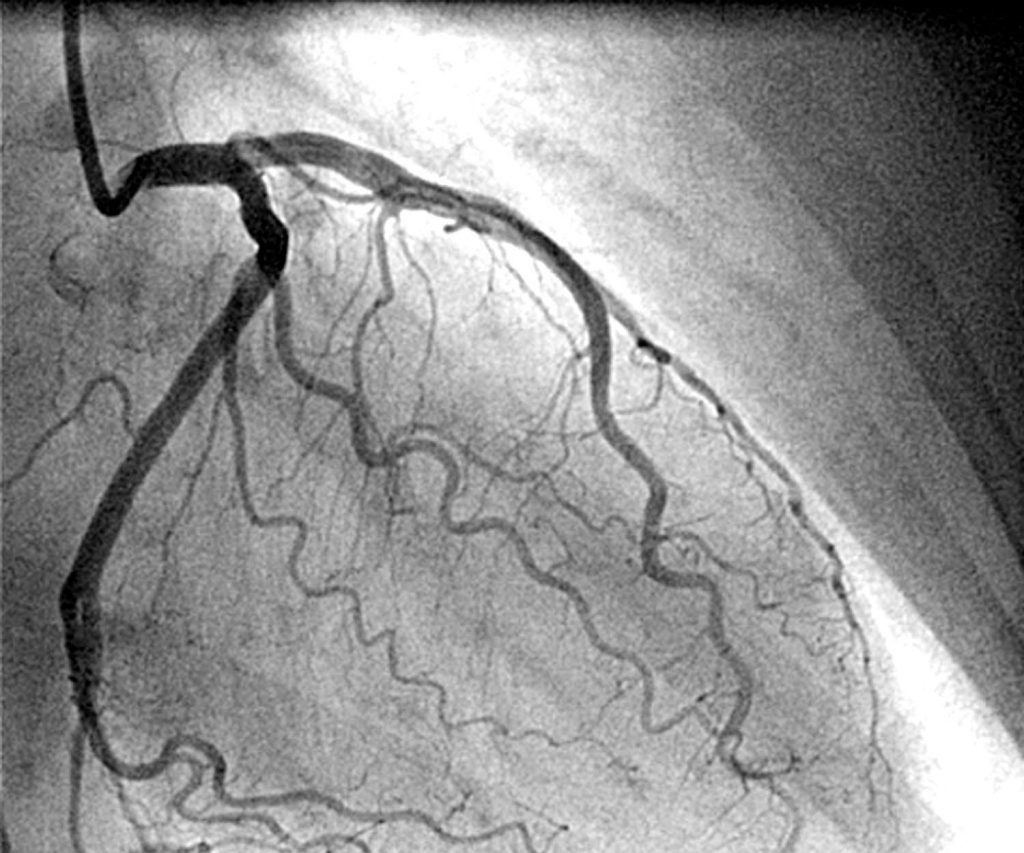
#> input picture mod4/EJERCITACIÓN/coronary1.jpg, 1024 x 853 px, found by its file name
$ python procesImage.py
#> lines starting #> are read from the running program, lines starting #| are printed output that depends on the picture
### mod numpy/Ejercitación Numpy/utils.py
# [19 lines left out: function graficar, not called in this run]

def crearMatrix(dimensiones:tuple = None):
    """Genera una matriz de ceros utilizando la función zeros de numpy"""
    if dimensiones:
        from numpy import zeros
        matrix = zeros(dimensiones)
        del zeros
        return matrix
    else:
        raise ValueError("No se ha dado ninguna dimensión")

# [9 lines left out: function main, not called in this run]

# [2 lines that do not run on import are left out]

### procesImage.py
import numpy as np
import matplotlib.pyplot as plt
import matplotlib.image as mpimg
from utils import crearMatrix
import scipy as sp
from scipy import signal
from PIL import Image,ImageEnhance

#CLASES
class Image():
    """Documentación de Image
    Clase denominada Image() que recibe parametros como dimensiones de la imagen a formar y/o su nombre.
    Con los parametros recibidos se pueden realizar acciones como:
     - Cargar la imagen
     - Mostrar la imagen
     - Mostrar el tamaño de la imagen
     - Guardar la imagen en un archivo jpg
     """
    def __init__(self, dimensiones:tuple = None, filename:str = ""):
        """Crea una imagen
        Parametros:
            - dimensiones: tupla con las dimensiones de la imágen a formar
            - filenme: nombre del archivo de imágen a cargar
        """
        if dimensiones:
            self.image = crearMatrix(dimensiones) #generamos una matriz de ceros
            self.filas = self.image.shape[0]
            self.columnas = self.image.shape[1]
            self.canales = self.image.shape[2]
        elif filename:
            self.image = self._loadImage(filename)
#> in _loadImage, returned value is the input picture: shape (853, 1024, 3); min 0, max 255, mean 144.2
            self.filas = self.image.shape[0] #número de filas
            self.columnas = self.image.shape[1] #número de columnas
            self.canales = self.image.shape[2]
        else:
            raise ValueError("No se ha dado una dimensión ni un archivo")

    def _loadImage(self, filename:str):
        """Cargamos imágen"""
        return mpimg.imread(filename).astype(np.uint8)

    def show(self):
        """Mostramos imágen"""
        imgplot = plt.imshow(self.image) #.astype(np.uint8)

    # [10 lines left out: functions size, saveImage, not called in this run]

#FUNCIONES
def ajustarContraste(image, alfa):
    """Ajusta el contraste de una imágen.

    Retorna una nueva imágen con las mismas dimensiones de la imágen original.
    """
    filas = image.image.shape[0] #cantidad de filas
    columnas = image.image.shape[1] #cantidad de columnas
    canales = image.image.shape[2]
    #Creo un nuevo objeto Image
    imagenProcesada = Image(dimensiones = (filas, columnas, canales))
    for canal in range(canales):
        for i in range(filas):
            for j in range(columnas):
                pixel = int(alfa*(image.image[i][j][canal]-128) + 128)
                if pixel < 0:
                    pixel = 0
                elif pixel > 255:
                    pixel = 255
                imagenProcesada.image[i][j][canal] = int(pixel)

    imagenProcesada.image = imagenProcesada.image.astype(np.uint8)

    return imagenProcesada

# [77 lines left out: functions ajustarBrillo, getHistograma, getChannels, ajustarGamma, aplicarKernel, graficarShow, not called in this run]

def main():
    #Mostrar su implementación aquí
    imagen1=Image(filename="C:\pdagit\pdarepo\mod4\EJERCITACIÓN\coronary1.jpg")
    img=ajustarContraste(imagen1,3)
#> after the loop in ajustarContraste, `for canal in range(canales):`:
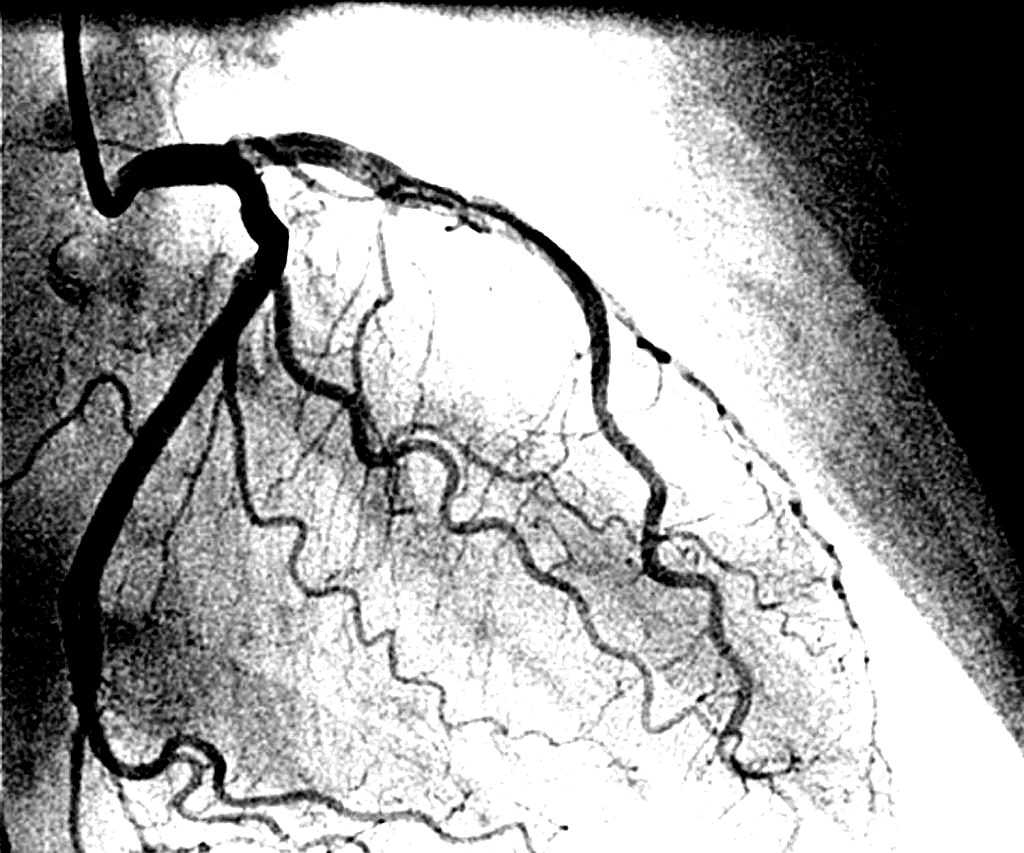
#> imagenProcesada.image: shape (853, 1024, 3) float64; min 0, max 255, mean 156.9
    # [5 lines of commented-out code are left out]

if __name__ == '__main__':
    main()
